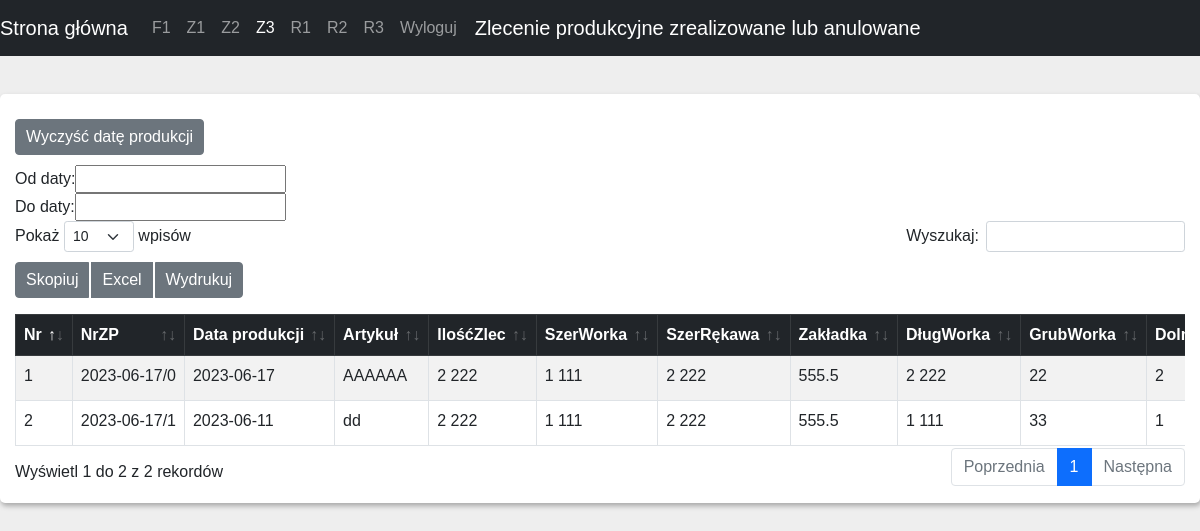
Screenshot of /doc5 (signed in) with the database file from the repository.
### events/models.py (models this page shows, shortened)
class Zamowienie(models.Model):
    NrZp = models.CharField("NrZp", max_length=20)
    Data = models.DateField()
    Kod = models.CharField(max_length=20, blank=True, null=True, default='')
    Artykul = models.CharField(max_length=30)
    NrWyt = models.IntegerField()
    Status = models.IntegerField()
    Rodzaj = models.IntegerField()
    MMK = models.CharField(max_length=20, blank=True, null=True , default='')
    Barwnik = models.CharField(max_length=20, blank=True, null=True, default='' )
    Uwagi = models.CharField(max_length=40, blank=True, null=True , default='')
    IloscZlec = models.IntegerField()
    SzerWorka = models.IntegerField()
    SzerRekawa = models.IntegerField()
    Zakladka = models.FloatField()
    DlugWorka = models.IntegerField()
    GrubWorka = models.IntegerField()
    DolneOdch = models.IntegerField()
    DlugFoilPlan_Korekta = models.FloatField()
    WagaFoliZlec = models.FloatField()
    DlugFoliPlan = models.FloatField()
    IloscRolekZlec = models.FloatField()
    DlugRolkiZlec_Korekta = models.FloatField()
    DlugRolkiPlan = models.FloatField()
    DlugFoliZlec_Korekta = models.FloatField()
    WagaRolkiZlec = models.FloatField()

### events/views.py (the view)
# urls.py: path('doc5', procReal.as_view() ,  name='procReal.views.index'),
class procReal(LoginRequiredMixin,UserPassesTestMixin, ListView):
    model = Zamowienie
    template_name = "Doc346/procZrel.html"
    serializer_class = ZamSerializer
    queryset = Zamowienie.objects.filter(Status__gt=1)
    def test_func(self):
        if self.request.user.groups.filter(name='admin').exists() or self.request.user.groups.filter(
                name='kierownik').exists():
            return True
        else:
            return False
    def get_context_data(self, **kwargs):
        context = super().get_context_data(**kwargs)
        context['status_dict'] = status_dict
        context['nrwyt_dict'] = nrwyt_dict
        context['folia_dict'] = folia_dict
        serialized_data = self.serializer_class(context['object_list'], many=True)
        for data in serialized_data.data:
            data["Research"] = realCaluclator(data['NrZp'], data['DlugFoliZlec_Korekta'])
        context['serialized_data'] = serialized_data.data
        return context

### events/views.py (called while the page is built)
@register.filter
def readable_integer(value):
    readable = str(value).split(".")[0][::-1]
    readable = [readable[i:i+3][::-1] for i in range(0, len(readable), 3)]
    if len(str(value).split(".")) == 1:
        end = ""
    else:
        end = "." + str(value).split(".")[1]
    return " ".join(readable[::-1]) + end

@register.filter
def get_item(dictionary, key):
  return dictionary.get(key)

### events/templates/Doc346/procZrel.html (shortened to what this page needs)
{% load static %}
<!DOCTYPE html>
<html lang="en">
<head>
    <link rel="stylesheet" href={% static "css/bootstrap.min.css" %}>
    <link rel="stylesheet" href={% static "css/datatables.min.css" %}>
    <link rel="stylesheet" href={% static "css/style.css" %}>
    <link rel="stylesheet" href={% static "css/dataTables.dateTime.min.css" %}>
</head>
<body>
     {% include 'navbar.html' %}
     <br>
                <div class="data_table">
                    <table border="0" cellspacing="5" cellpadding="5">
        <tbody><tr>
            <td>Od daty:</td>
            <td><input type="text" id="min" name="min"></td>
        </tr>
        <tr>
            <td>Do daty:</td>
            <td><input type="text" id="max" name="max"></td>
        </tr>
        <tr>
            <button id="reset-filter" class="btn btn-secondary">Wyczyść datę produkcji</button>
        </tr>
    </tbody></table>
                    <table id="example" class="table table-striped table-bordered display nowrap" style="width:100%">
                        <thead class="table-dark">
                            <tr>
                                <th>Nr</th>
                                <th>NrZP</th>
                                <th>Data produkcji</th>
                                <th>Artykuł</th>
                                <th>IlośćZlec</th>
                                <th>SzerWorka</th>
                                <th>SzerRękawa</th>
                                <th>Zakładka</th>
                                <th>DługWorka</th>
                                <th>GrubWorka</th>
                                <th>DolneOdch</th>
                            </tr>
                        </thead>
                        <tbody>
                        {% for post in serialized_data %}
                             <tr>
                                <td>{{ forloop.counter }}</td>
                                <td>{{ post.NrZp  }}</td>
                                <td>{{ post.Data }}</td>
                                <td> {{ post.Artykul }}</td>
                                 <td>{{ post.IloscZlec  | readable_integer}}</td>
                                <td> {{ post.SzerWorka | readable_integer }} </td>
                                <td> {{ post.SzerRekawa | readable_integer }} </td>
                                <td> {{ post.Zakladka | readable_integer}} </td>
                                <td> {{ post.DlugWorka | readable_integer}} </td>
                                <td>{{ post.GrubWorka | readable_integer }}</td>
                                <td>{{ post.DolneOdch | readable_integer }}</td>
                            </tr>
                        {% endfor %}
                        </tbody>
                    </table>
</div>
</body>
</html>

### assets/css/style.css (style rules this page uses)
* { margin: 0; padding: 0; outline: 0; }
html { scroll-behavior: smooth; }
body { background: #eee; font-family: 'Raleway', sans-serif; font-family: 'Roboto', sans-serif; font-family: 'Poppins', sans-serif; font-family: 'Rubik', sans-serif; }
h1, h2, h3, h4, h5, h6, p, a, ol, ul, li, img, span, input, form, label, .btn { margin: 0; padding: 0; }
.data_table { background: #fff; padding: 15px; margin-bottom: 10px; box-shadow: 1px 3px 5px #aaa; border-radius: 5px; }
.data_table .btn { padding: 5px 10px; margin: 10px 3px 10px 0; }

### events/templates/navbar.html (style rules this page uses)
body { padding-top: 70px; }

### rows the page displays
Zamowienie: NrZp "2023-06-17/0", Data "2023-06-17", Artykul "AAAAAA", IloscZlec|readable_integer "2 222", SzerWorka|readable_integer "1 111", SzerRekawa|readable_integer "2 222", Zakladka|readable_integer "555.5", DlugWorka|readable_integer "2 222", GrubWorka|readable_integer "22", DolneOdch|readable_integer "2"
Zamowienie: NrZp "2023-06-17/1", Data "2023-06-11", Artykul "dd", IloscZlec|readable_integer "2 222", SzerWorka|readable_integer "1 111", SzerRekawa|readable_integer "2 222", Zakladka|readable_integer "555.5", DlugWorka|readable_integer "1 111", GrubWorka|readable_integer "33", DolneOdch|readable_integer "1"
